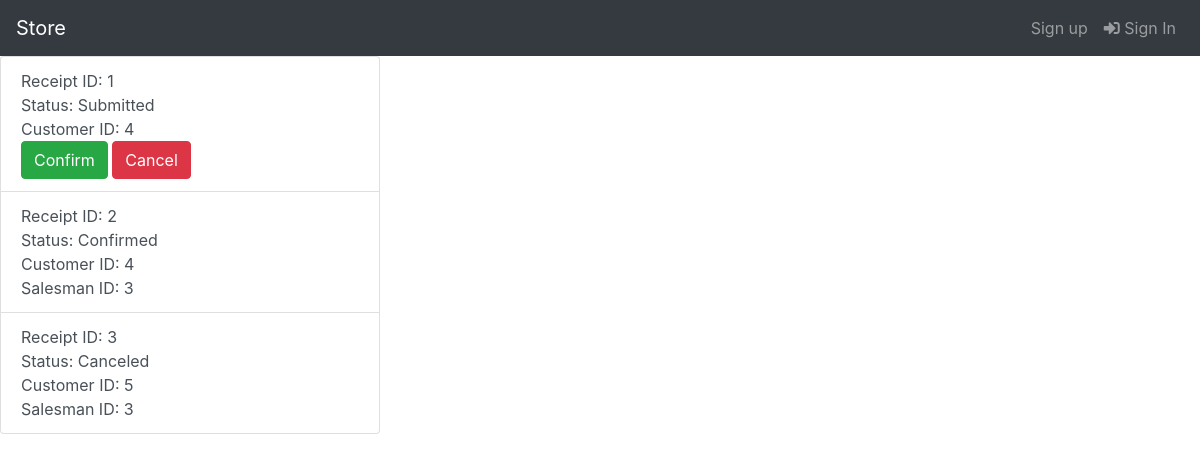
The page /index.php/orders on the database its author committed.
### tables this page shows
create table receipt
(
   Receipt_Id           int not null auto_increment,
   Customer_User_Id     int not null,
   Salesman_User_Id     int,
   Status_Id            int not null,
   primary key (Receipt_Id)
);

### ViewHelper.php (called while the page is built, shortened)
<?php
class ViewHelper {
    public static function render($file, $variables = array()) {
        extract($variables);
        include($file);
        return ob_get_clean();
    }
}

### db/receipt.php (called while the page is built, shortened)
<?php
class receipt {
    public static function getAllReceipts() {
        $db = DBInit::getInstance();
        $statement = $db->prepare("SELECT * FROM receipt");
        $statement->execute();
        return $statement->fetchAll();
    }
}

### view/orders.view.php (the view, shortened to what this page needs)
<?php
require_once("view/navbar.php")
?>
<div class="row">
  <div class="col-4">
    <div class="list-group" id="list-tab" role="tablist">
      <?php foreach ($variables as $receipt): ?>
      <a class="list-group-item list-group-item-action" id="list-home-list" data-toggle="list" href="#list-home" role="tab" aria-controls="home">
          <span>Receipt ID: <span><?php echo $receipt['Receipt_Id']?></span></span><br>
          <span>Status: <span><?php if ($receipt['Status_Id'] == 1) {echo "Submitted";} elseif($receipt['Status_Id'] == 2) {echo "Confirmed";} else {echo "Canceled";}?></span></span>
          <?php if($_SESSION['userRole'] != 3): ?>
          <br>
          <span>Customer ID: <span><?php echo $receipt['Customer_User_Id'] ?></span></span>
          <?php endif ?>
          <?php if (isset($receipt['Salesman_User_Id'])): ?>
          <br>
          <span>Salesman ID: <span><?php echo $receipt['Salesman_User_Id'] ?></span></span>
          <?php elseif ($_SESSION['userRole'] < 3):?>
          <br>
          <button class="btn btn-success confirmOrder">Confirm</button>
          <button class="btn btn-danger cancelOrder">Cancel</button>
          <?php endif ?>
      </a>
      <?php endforeach; ?>
    </div>
  </div>
  <div class="col-8">
  </div>
</div>

### index.php (shortened to what this page needs)
<?php
require_once("controller/orderController.php");
$path = isset($_SERVER["PATH_INFO"]) ? trim($_SERVER["PATH_INFO"], "/") : "";
$urls = [
    "/^items$/" => function () {
        itemController::index();
    },
    "/^itemDetails$/" => function () {
        itemController::itemDetails();
    },
    "/^signin$/" => function() {
        utils::use_HTTPS();
        userController::signIn();
    },
    "/^signup$/" => function () {
        utils::use_HTTPS();
        UserController::signUp();
    },
    "/^signupRedirect$/" => function () {
        echo ViewHelper::render("view/signUp.view.php");
    },
    "/^signout$/" => function() {
        utils::use_HTTPS();
        userController::signOut();
    },
    "/^profile$/" => function () {
        utils::use_HTTPS();
        if (utils::isLoggedIn()) {userController::profile();}
        else {ViewHelper::redirect(BASE_URL . "items");}
    },
    "/^profile\/update$/" => function () {
        utils::use_HTTPS();
        if (utils::isLoggedIn()) {itemController::updateProfile();}
        else {ViewHelper::redirect(BASE_URL . "items");}
    },
    "/^profile\/updatePersonalInformation$/" => function () {
        utils::use_HTTPS();
        if (utils::isLoggedIn()) {userController::updatePersonalInformation();}
        else {ViewHelper::redirect(BASE_URL . "items");}
    },
    "/^profile\/updateAddress$/" => function () {
        utils::use_HTTPS();
        if (utils::isLoggedIn()) {userController::updateAddress();}
        else {ViewHelper::redirect(BASE_URL . "items");}
    },
    "/^profile\/updatePassword$/" => function () {
        utils::use_HTTPS();
        if (utils::isLoggedIn()) {userController::updatePassword();}
        else {ViewHelper::redirect(BASE_URL . "items");}
    },
    "/^customerList$/" => function () {
        utils::use_HTTPS();
        if (utils::isLoggedIn() && utils::isSalesman()) {userController::customerList();}
        else {ViewHelper::redirect(BASE_URL . "items");}
    },
    "/^toggleConfirmation$/" => function () {
        utils::use_HTTPS();
        if (utils::isLoggedIn() && utils::isSalesman()) {userController::toggleConfirmation();}
        else {ViewHelper::redirect(BASE_URL . "items");}
    },
    "/^registerSalesman$/" => function () {
        utils::use_HTTPS();
        if (utils::isLoggedIn() && utils::isAdmin()) {userController::registerSalesman();}
        else {ViewHelper::redirect(BASE_URL . "items");}
    },
    "/^registerCustomer$/" => function () {
        utils::use_HTTPS();
        if (utils::isLoggedIn() && utils::isSalesman()) {userController::registerCustomer();}
        else {ViewHelper::redirect(BASE_URL . "items");}
    },
    "/^itemList$/" => function () {
        if (utils::isLoggedIn() && utils::isSalesman()) {itemController::itemList();}
        else {ViewHelper::redirect(BASE_URL . "items");}
    },
    "/^toggleActivation$/" => function () {
        utils::use_HTTPS();
        if (utils::isLoggedIn() && utils::isSalesman()) {itemController::toggleActivation();}
        else {ViewHelper::redirect(BASE_URL . "items");}
    },
    "/^addItem$/" => function () {
        if (utils::isLoggedIn()) {itemController::addItem();}
        else {ViewHelper::redirect(BASE_URL . "items");}
    },
    "/^editItem/" => function () {
        if (utils::isLoggedIn()) {itemController::editItem();}
        else {ViewHelper::redirect(BASE_URL . "items");}
    },
    "/^saveCart$/" => function (){
        utils::use_HTTPS();
        if (utils::isLoggedIn()) {itemController::saveCart();}
        else {ViewHelper::redirect(BASE_URL . "items");}
    },
    "/^emptyCart$/" => function (){
        utils::use_HTTPS();
        if (utils::isLoggedIn()) {itemController::emptyCart();}
        else {ViewHelper::redirect(BASE_URL . "items");}
    },
    "/^addItem$/" => function () {
        utils::use_HTTPS();
        if (!utils::isLoggedIn()) {userController::signIn();}
        else {ItemController::addItem();}
    },
    "/^checkout$/" => function (){
        OrderController::checkout();
    },
    "/^orders/" => function (){
        OrderController::displayOrders();
    },
    "/^orderItems/" => function (){
        OrderController::orderItems();
    },
    "/^submitOrder/" => function (){
        OrderController::submitOrder();
    },
    "/^confirmOrder/" => function (){
        OrderController::confirmOrder();
    },
    "/^cancelOrder/" => function (){
        OrderController::cancelOrder();
    },
    "/^$/" => function () {
        ViewHelper::redirect(BASE_URL . "items");
    },
    "/^api\/items\/(\d+)$/" => function ($method, $id) {
        switch ($method) {
            case "PUT":
                itemRESTController::edit($id);
                break;
            default:
                itemRESTController::get($id);
                break;
        }
    },
    "/^api\/items$/" => function ($method) {
        switch ($method) {
            case "POST":
                itemRESTController::add();
                break;
            default:
                itemRESTController::index();
                break;
        }
    },
];
foreach ($urls as $pattern => $controller) {
    if (preg_match($pattern, $path, $params)) {
        try {
            $params[0] = $_SERVER["REQUEST_METHOD"];
            $controller(...$params);
        } catch (InvalidArgumentException $e) {
            ViewHelper::error404();
        } catch (Exception $e) {
            ViewHelper::displayError($e, true);
        }
        exit();
    }
}

### rows shown on the page
receipt: Receipt_Id "1", shows "Submitted", Customer_User_Id "4", shows "Confirm"
receipt: Receipt_Id "2", shows "Confirmed", Customer_User_Id "4", Salesman_User_Id "3"
receipt: Receipt_Id "3", shows "Canceled", Customer_User_Id "5", Salesman_User_Id "3"
